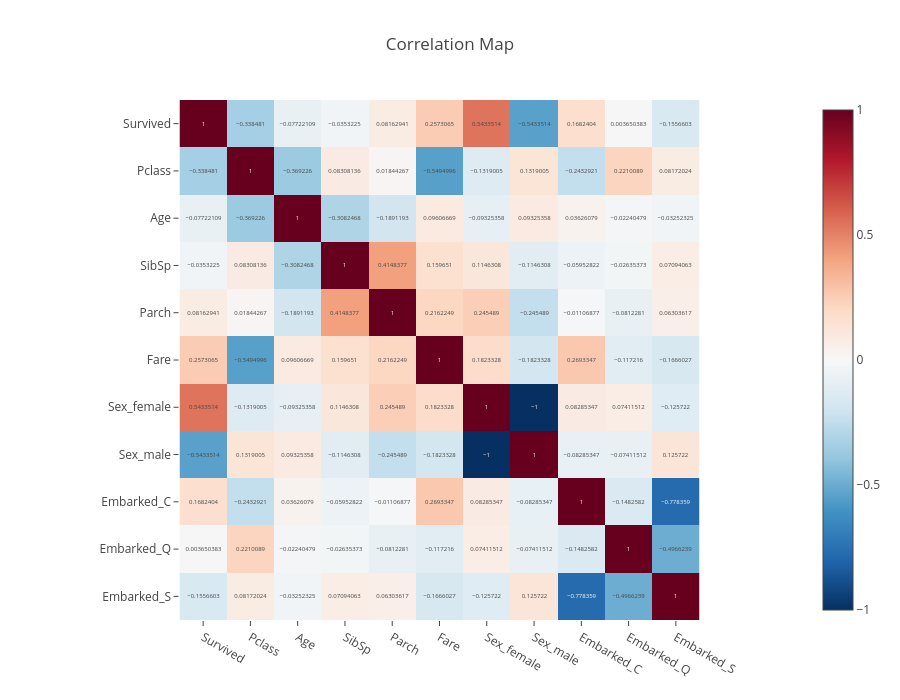
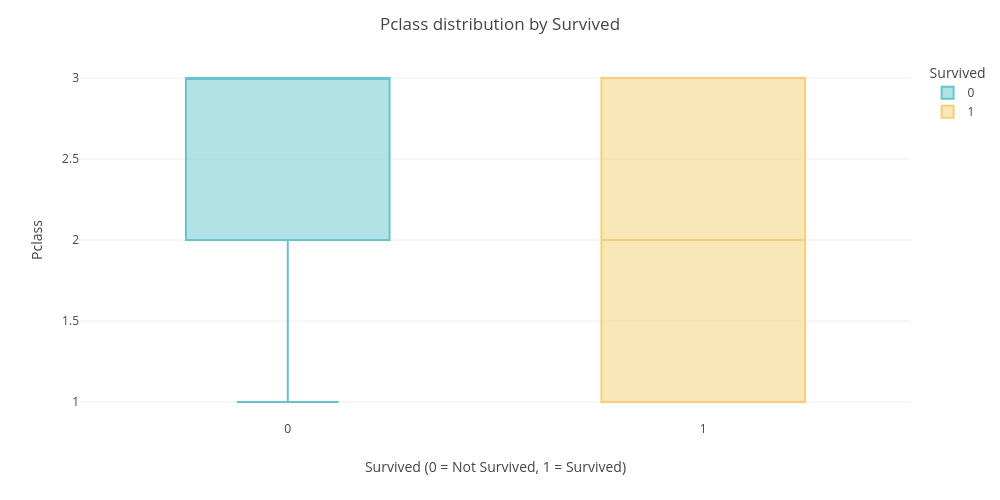
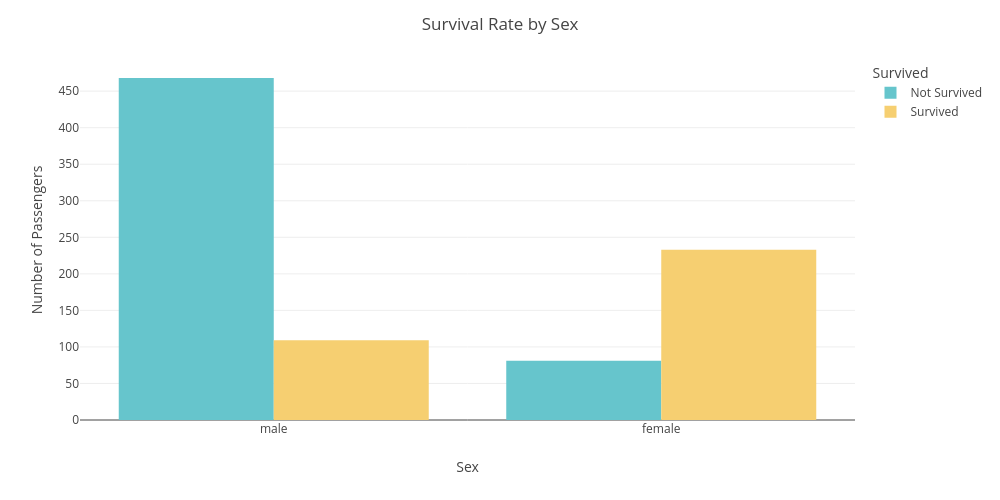
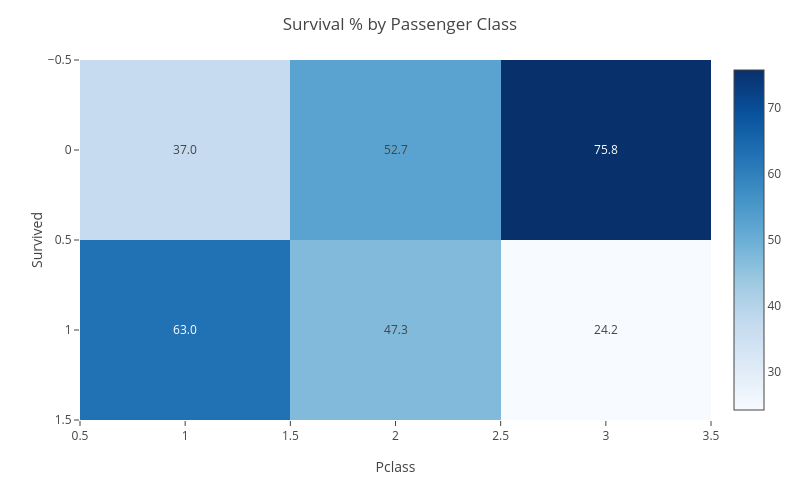

These figures' notebook cell, in order:
### Code cell
import pandas as pd

df = pd.read_csv('Titanic_train.csv')
df.info()
df.describe() 

df.head()

df.isnull().sum()

df.describe(include = object)

df.drop(['PassengerId','Name','Ticket','Cabin'],axis=1,inplace=True)
df

df_encoded = pd.get_dummies(df)
df_encoded

correlation_matrix = df_encoded.corr()
correlation_matrix

import numpy as np
import plotly.express as px
from sklearn.model_selection import train_test_split
from sklearn.preprocessing import StandardScaler, LabelEncoder
from sklearn.linear_model import LogisticRegression
from sklearn.metrics import classification_report, confusion_matrix, roc_curve, roc_auc_score

fig = px.imshow(correlation_matrix,text_auto=True,color_continuous_scale="RdBu_r",title="Correlation Map")
fig.update_layout(width=900,height=700)
fig.show()

df_encoded.isnull().sum()

mean_age = df['Age'].mean()
mean_age

df_encoded['Age'] = df_encoded['Age'].fillna(df_encoded['Age'].mean())
df_encoded['Age']

df_encoded['Age'].isnull().sum()

print('Unique values in categorical columns')
for col in ['Sex','Embarked']:
    print(f"{col}:{df[col].unique()}")

numerical_features = ['Pclass','Sex','Age','SibSp','Parch','Fare']
df[numerical_features].describe()

fig = px.box(df,x="Survived",y="Pclass",color="Survived", color_discrete_sequence=px.colors.qualitative.Pastel)
fig.update_layout(title="Pclass distribution by Survived",xaxis_title="Survived (0 = Not Survived, 1 = Survived)",yaxis_title="Pclass",width=1000,height=500)
fig.show()

fig = px.histogram(df,x="Sex",color="Survived",  barmode="group",  color_discrete_sequence=px.colors.qualitative.Pastel)
fig.update_layout(title="Survival Rate by Sex",xaxis_title="Sex",yaxis_title="Number of Passengers",legend_title_text="Survived",width=1000,height=500)
fig.for_each_trace(lambda t: t.update(name="Not Survived" if t.name == "0" else "Survived"))
fig.show()

#box plot for age vs churn
fig = px.box(df,x="Survived",y="Age",color="Survived")
fig.update_layout(title="Age distribution by Survival status",xaxis_title="Survival (0 = Not Survived, 1 = Survived)",yaxis_title="Age",width=1000,height=500)

lower_outliers = df['Age'].quantile(0.05)
higher_outliers = df['Age'].quantile(0.95)
df['Age'] = np.where(df['Age'] < lower_outliers, lower_outliers,
             np.where(df['Age'] > higher_outliers, higher_outliers, df['Age']))

fig = px.box(df,x="Survived",y="Age",color="Survived", color_discrete_sequence=px.colors.qualitative.Pastel)
fig.update_layout(title="Age distribution by Survival status",xaxis_title="Survival (0 = Not Survived, 1 = Survived)",yaxis_title="Age",width=1000,height=500)

mean_age = df['Age'].mean()
std_age = df['Age'].std()
print(mean_age)
print(std_age)

z_threshold = 3
upper_limit = mean_age + z_threshold * std_age
lower_limit = mean_age - z_threshold * std_age
for i in range(len(df)):
    if df.loc[i, 'Age'] < lower_limit:
        df.loc[i, 'Age'] = lower_limit
    elif df.loc[i, 'Age'] > upper_limit:
        df.loc[i, 'Age'] = upper_limit
fig = px.box(df,x="Survived",y="Age",color="Survived",color_discrete_sequence=px.colors.qualitative.Pastel)
fig.update_layout(title="Age distribution by Survival status",xaxis_title="Survival (0 = Not Survived, 1 = Survived)",yaxis_title="Age",width=1000,height=500)

crosstab = pd.crosstab(df['Survived'], df['Pclass'], normalize='columns') * 100

# Plot as heatmap
fig = px.imshow(crosstab,text_auto=".1f", color_continuous_scale="Blues", aspect="auto")
fig.update_layout(title="Survival % by Passenger Class",xaxis_title="Pclass",yaxis_title="Survived",width=800,height=500)
fig.show()

df_encoded['Family size'] = df['SibSp'] + df['Parch'] + 1
df_encoded['Family size'].value_counts()
df_encoded.describe()

def transform_family_size(num):
    if num == 1:
        return 'alone'
    elif num >1 and num <5:
        return 'small'
    else:
        return 'large'

import pandas as pd
df_encoded['Family_type'] = df_encoded['Family size'].apply(transform_family_size)
df_encoded

import pandas as pd
counts = df_encoded[['Embarked_C', 'Embarked_Q', 'Embarked_S']].sum()

fig = px.bar(counts,x=counts.index,y=counts.values,text=counts.values,color_discrete_sequence=["skyblue"])
fig.update_layout(title="Passenger count by Embarked port",xaxis_title="Embarked",yaxis_title="Count",width=800,height=500)
fig.show()

fig = px.pie(names=counts.index,values=counts.values,color_discrete_sequence=px.colors.qualitative.Pastel)
fig.update_layout(title="Passenger count by Embarked port",width=800,height=500)
fig.show()

fig = px.box(df_encoded, y="Fare", points="outliers") 
fig.update_layout(title="Fare distribution (boxplot)",yaxis_title="Fare",width=800,height=500)
fig.show()
df_encoded['individual_fare'] = df_encoded['Fare']/(df_encoded['SibSp'] + df_encoded['Parch'] + 1)
df_encoded

fig = px.box(df_encoded, y="individual_fare", points="outliers")
fig.show()

from scipy import stats
import numpy as np

z_scores = stats.zscore(df_encoded['individual_fare'])
mean_fare = df_encoded['individual_fare'].mean()

outliers = (np.abs(z_scores) > 3)
df_encoded.loc[outliers, 'individual_fare'] = mean_fare
df_encoded

x = df_encoded.drop(['SibSp','Parch','Survived','Family_type'],axis=1)
y=df_encoded['Survived']

X = pd.get_dummies(x,drop_first=True)
print(X.isnull().sum())

from sklearn.preprocessing import StandardScaler
X=x
num_cols = ['Pclass', 'Age', 'individual_fare', 'Family size']
scaler = StandardScaler()
X[num_cols] = scaler.fit_transform(X[num_cols])

from sklearn.model_selection import train_test_split
x_train,x_test,y_train,y_test = train_test_split(X,y,test_size=0.2,random_state=2)

from sklearn.linear_model import LogisticRegression
logr = LogisticRegression(max_iter=1000)

logr.fit(x_train,y_train)

df1 = pd.read_csv('Titanic_test.csv')
df1.head()

df1.isnull().sum()

df1.drop(['PassengerId','Name','Ticket','Cabin'],axis=1,inplace=True)
df1

df1_encoded = pd.get_dummies(df1)
df1_encoded

df1_encoded['Age'] = df1_encoded['Age'].fillna(df1_encoded['Age'].mean())
df1_encoded['Age']

df1_encoded['Age'].isnull().sum()

correlation_m1 = df1_encoded.corr()
correlation_m1

df1_encoded['Family size'] = df1_encoded['SibSp'] + df1_encoded['Parch'] + 1
df1_encoded['Family size'].value_counts()
df1_encoded.describe()

import pandas as pd
df1_encoded['Family_type'] = df1_encoded['Family size'].apply(transform_family_size)
df1_encoded

x1 = df1_encoded.drop(['SibSp','Parch','Family_type'],axis=1)
print(x1)

mean_age = x1['Age'].mean()
std_age = x1['Age'].std()
print(mean_age)
print(std_age)

fig = px.histogram(df1,x="Age",nbins=30,color_discrete_sequence=["skyblue"])
fig.update_traces(opacity=0.7)
fig.update_layout(title="Age Distribution of Customers",xaxis_title="Age",yaxis_title="Frequency",width=1000,height=500)
fig.show()

mean_age = df1_encoded['Age'].mean()
std_age = df1_encoded['Age'].std()
z_threshold = 3

upper_limit = mean_age + z_threshold * std_age
lower_limit = mean_age - z_threshold * std_age

df1_encoded['Age'] = df1_encoded['Age'].clip(lower=lower_limit, upper=upper_limit)
x1=df1_encoded
print(x1)

fig = px.box(df1_encoded, y="Fare", points="outliers")
fig.show()


num_cols1 = ['Pclass', 'Age', 'Fare', 'Family size']

scaler = StandardScaler()
X[num_cols1] = scaler.fit_transform(X[num_cols1])   
x1[num_cols1] = scaler.transform(x1[num_cols1])     

print(x1)

fare_mean = x1['Fare'].mean()
fare_mean

x1['Fare'] = x1['Fare'].fillna(fare_mean)

x1 = df1_encoded.drop(['SibSp','Parch','Family_type'],axis=1)
print(x1)

x1['individual_fare'] = df1_encoded['Fare']/(df1_encoded['SibSp'] + df1_encoded['Parch'] + 1)
x1

fig = px.box(x1, y="individual_fare", points="outliers")
fig.show()

from scipy import stats
import numpy as np

z_testscores = stats.zscore(x1['individual_fare'])
mean_individualfare = x1['individual_fare'].mean()

outliers = (np.abs(z_testscores) > 3)
x1.loc[outliers, 'individual_fare'] = mean_individualfare
x1

y_pred_log = logr.predict(x1)

print(y_pred_log[:10])

from sklearn.linear_model import LogisticRegression
logr = LogisticRegression(max_iter=1000, class_weight='balanced', solver='liblinear')
logr.fit(x_train, y_train)
y_pred_log = logr.predict(x_test)

from sklearn.metrics import classification_report
from sklearn.metrics import accuracy_score, precision_score, recall_score, f1_score, roc_auc_score, roc_curve
import matplotlib.pyplot as plt
y_pred = logr.predict(x_test)
y_proba = logr.predict_proba(x_test)[:, 1]   # probabilities for ROC

accuracy  = accuracy_score(y_test, y_pred)
precision = precision_score(y_test, y_pred)
recall    = recall_score(y_test, y_pred)
f1        = f1_score(y_test, y_pred)
roc_auc   = roc_auc_score(y_test, y_proba)

print("Model Evaluation Metrics:")
print(f"Accuracy  : {accuracy:.4f}")
print(f"Precision : {precision:.4f}")
print(f"Recall    : {recall:.4f}")
print(f"F1-score  : {f1:.4f}")
print(f"ROC-AUC   : {roc_auc:.4f}")

fpr, tpr, threshold = roc_curve(y_test, y_proba)

plt.figure(figsize=(7, 5))
plt.plot(fpr, tpr, linewidth=2, label=f'AUC = {roc_auc:.3f}')
plt.plot([0, 1], [0, 1], 'k--')
plt.xlabel("False Positive Rate")
plt.ylabel("True Positive Rate")
plt.title("ROC Curve - Logistic Regression")
plt.legend()

plt.savefig("roc_curve.png", dpi=300)
plt.close()

print("ROC curve saved as roc_curve.png")

### Figure 1 — Plotly figure (JSON) as saved in the notebook; plotly's stock layout.template omitted (floating-point values rounded to 4 significant figures)
{"data": [{"coloraxis": "coloraxis", "hovertemplate": "x: %{x}<br>y: %{y}<br>color: %{z}<extra></extra>", "name": "0", "texttemplate": "%{z}", "type": "heatmap", "x": ["Survived", "Pclass", "Age", "SibSp", "Parch", "Fare", "Sex_female", "Sex_male", "Embarked_C", "Embarked_Q", "Embarked_S"], "xaxis": "x", "y": ["Survived", "Pclass", "Age", "SibSp", "Parch", "Fare", "Sex_female", "Sex_male", "Embarked_C", "Embarked_Q", "Embarked_S"], "yaxis": "y", "z": [[1, -0.3385, -0.07722, -0.03532, 0.08163, 0.2573, 0.5434, -0.5434, 0.1682, 0.00365, -0.1557], [-0.3385, 1, -0.3692, 0.08308, 0.01844, -0.5495, -0.1319, 0.1319, -0.2433, 0.221, 0.08172], [-0.07722, -0.3692, 1, -0.3082, -0.1891, 0.09607, -0.09325, 0.09325, 0.03626, -0.0224, -0.03252], [-0.03532, 0.08308, -0.3082, 1, 0.4148, 0.1597, 0.1146, -0.1146, -0.05953, -0.02635, 0.07094], [0.08163, 0.01844, -0.1891, 0.4148, 1, 0.2162, 0.2455, -0.2455, -0.01107, -0.08123, 0.06304], [0.2573, -0.5495, 0.09607, 0.1597, 0.2162, 1, 0.1823, -0.1823, 0.2693, -0.1172, -0.1666], [0.5434, -0.1319, -0.09325, 0.1146, 0.2455, 0.1823, 1, -1.0, 0.08285, 0.07412, -0.1257], [-0.5434, 0.1319, 0.09325, -0.1146, -0.2455, -0.1823, -1.0, 1, -0.08285, -0.07412, 0.1257], [0.1682, -0.2433, 0.03626, -0.05953, -0.01107, 0.2693, 0.08285, -0.08285, 1, -0.1483, -0.7784], [0.00365, 0.221, -0.0224, -0.02635, -0.08123, -0.1172, 0.07412, -0.07412, -0.1483, 1, -0.4966], [-0.1557, 0.08172, -0.03252, 0.07094, 0.06304, -0.1666, -0.1257, 0.1257, -0.7784, -0.4966, 1]]}], "layout": {"coloraxis": {"colorscale": [[0, "rgb(5,48,97)"], [0.1, "rgb(33,102,172)"], [0.2, "rgb(67,147,195)"], [0.3, "rgb(146,197,222)"], [0.4, "rgb(209,229,240)"], [0.5, "rgb(247,247,247)"], [0.6, "rgb(253,219,199)"], [0.7, "rgb(244,165,130)"], [0.8, "rgb(214,96,77)"], [0.9, "rgb(178,24,43)"], [1, "rgb(103,0,31)"]]}, "height": 700, "title": {"text": "Correlation Map"}, "width": 900, "xaxis": {"anchor": "y", "constrain": "domain", "domain": [0, 1], "scaleanchor": "y"}, "yaxis": {"anchor": "x", "autorange": "reversed", "constrain": "domain", "domain": [0, 1]}}}

### Figure 2 — Plotly figure (JSON) as saved in the notebook; plotly's stock layout.template omitted (floating-point values rounded to 4 significant figures; data arrays with more than 128 entries replaced by an {"elided": "..."} marker saying what was removed)
{"data": [{"alignmentgroup": "True", "hovertemplate": "Survived=%{x}<br>Pclass=%{y}<extra></extra>", "legendgroup": "0", "marker": {"color": "rgb(102, 197, 204)"}, "name": "0", "notched": false, "offsetgroup": "0", "orientation": "v", "showlegend": true, "type": "box", "x": {"elided": "549 int values"}, "x0": " ", "xaxis": "x", "y": {"elided": "549 int values"}, "y0": " ", "yaxis": "y"}, {"alignmentgroup": "True", "hovertemplate": "Survived=%{x}<br>Pclass=%{y}<extra></extra>", "legendgroup": "1", "marker": {"color": "rgb(246, 207, 113)"}, "name": "1", "notched": false, "offsetgroup": "1", "orientation": "v", "showlegend": true, "type": "box", "x": {"elided": "342 int values"}, "x0": " ", "xaxis": "x", "y": {"elided": "342 int values"}, "y0": " ", "yaxis": "y"}], "layout": {"boxmode": "overlay", "height": 500, "legend": {"title": {"text": "Survived"}, "tracegroupgap": 0}, "margin": {"t": 60}, "title": {"text": "Pclass distribution by Survived"}, "width": 1000, "xaxis": {"anchor": "y", "categoryarray": [0, 1], "categoryorder": "array", "domain": [0, 1], "title": {"text": "Survived (0 = Not Survived, 1 = Survived)"}}, "yaxis": {"anchor": "x", "domain": [0, 1], "title": {"text": "Pclass"}}}}

### Figure 3 — Plotly figure (JSON) as saved in the notebook; plotly's stock layout.template omitted (floating-point values rounded to 4 significant figures; data arrays with more than 128 entries replaced by an {"elided": "..."} marker saying what was removed)
{"data": [{"alignmentgroup": "True", "bingroup": "x", "hovertemplate": "Survived=0<br>Sex=%{x}<br>count=%{y}<extra></extra>", "legendgroup": "0", "marker": {"color": "rgb(102, 197, 204)", "pattern": {"shape": ""}}, "name": "Not Survived", "offsetgroup": "0", "orientation": "v", "showlegend": true, "type": "histogram", "x": {"elided": "549 str values"}, "xaxis": "x", "yaxis": "y"}, {"alignmentgroup": "True", "bingroup": "x", "hovertemplate": "Survived=1<br>Sex=%{x}<br>count=%{y}<extra></extra>", "legendgroup": "1", "marker": {"color": "rgb(246, 207, 113)", "pattern": {"shape": ""}}, "name": "Survived", "offsetgroup": "1", "orientation": "v", "showlegend": true, "type": "histogram", "x": {"elided": "342 str values"}, "xaxis": "x", "yaxis": "y"}], "layout": {"barmode": "group", "height": 500, "legend": {"title": {"text": "Survived"}, "tracegroupgap": 0}, "margin": {"t": 60}, "title": {"text": "Survival Rate by Sex"}, "width": 1000, "xaxis": {"anchor": "y", "domain": [0, 1], "title": {"text": "Sex"}}, "yaxis": {"anchor": "x", "domain": [0, 1], "title": {"text": "Number of Passengers"}}}}

### Figure 4 — Plotly figure (JSON) as saved in the notebook; plotly's stock layout.template omitted (floating-point values rounded to 4 significant figures)
{"data": [{"coloraxis": "coloraxis", "hovertemplate": "Pclass: %{x}<br>Survived: %{y}<br>color: %{z}<extra></extra>", "name": "0", "texttemplate": "%{z:.1f}", "type": "heatmap", "x": [1, 2, 3], "xaxis": "x", "y": [0, 1], "yaxis": "y", "z": [[37.04, 52.72, 75.76], [62.96, 47.28, 24.24]]}], "layout": {"coloraxis": {"colorscale": [[0, "rgb(247,251,255)"], [0.125, "rgb(222,235,247)"], [0.25, "rgb(198,219,239)"], [0.375, "rgb(158,202,225)"], [0.5, "rgb(107,174,214)"], [0.625, "rgb(66,146,198)"], [0.75, "rgb(33,113,181)"], [0.875, "rgb(8,81,156)"], [1, "rgb(8,48,107)"]]}, "height": 500, "margin": {"t": 60}, "title": {"text": "Survival % by Passenger Class"}, "width": 800, "xaxis": {"anchor": "y", "domain": [0, 1], "title": {"text": "Pclass"}}, "yaxis": {"anchor": "x", "autorange": "reversed", "domain": [0, 1], "title": {"text": "Survived"}}}}
